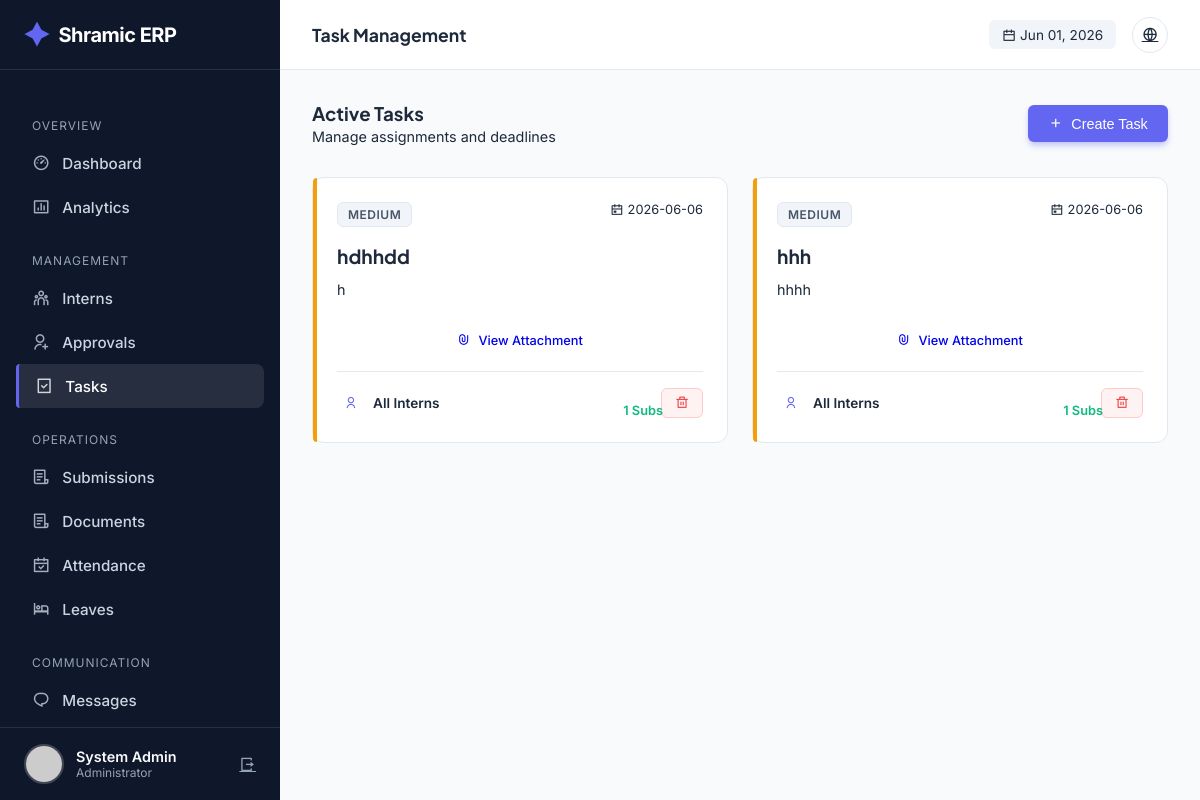
The app's page /admin/tasks (signed in) with its own data.
### tables this page shows
CREATE TABLE users (
            id INTEGER PRIMARY KEY AUTOINCREMENT,
            intern_id TEXT UNIQUE,
            usn TEXT UNIQUE NOT NULL,
            full_name TEXT NOT NULL,
            phone TEXT NOT NULL,
            email TEXT UNIQUE NOT NULL,
            password_hash TEXT NOT NULL,
            role TEXT NOT NULL,
            photo_url TEXT,
            status TEXT DEFAULT 'PENDING',
            is_admin BOOLEAN DEFAULT 0,
            department TEXT,
            join_date DATE,
            emergency_contact TEXT,
            address TEXT,
            last_login TIMESTAMP,
            login_count INTEGER DEFAULT 0,
            created_at TIMESTAMP DEFAULT CURRENT_TIMESTAMP,
            updated_at TIMESTAMP DEFAULT CURRENT_TIMESTAMP
        );

CREATE TABLE tasks (
            id INTEGER PRIMARY KEY AUTOINCREMENT,
            title TEXT NOT NULL,
            description TEXT,
            file_url TEXT,
            assigned_to TEXT,
            assigned_by INTEGER,
            deadline DATE,
            priority TEXT DEFAULT 'MEDIUM',
            status TEXT DEFAULT 'ACTIVE',
            category TEXT,
            estimated_hours REAL,
            completion_percentage INTEGER DEFAULT 0,
            created_at TIMESTAMP DEFAULT CURRENT_TIMESTAMP,
            updated_at TIMESTAMP DEFAULT CURRENT_TIMESTAMP,
            FOREIGN KEY (assigned_by) REFERENCES users(id)
        );

### app.py (the view, shortened to what this page needs)
@app.route('/admin/tasks', methods=['GET', 'POST'])
@login_required
@admin_required
def admin_tasks():
    conn = get_db_connection()
    cur = conn.cursor()
    cur.execute("""
        SELECT t.*, u.full_name as created_by_name,
               (SELECT COUNT(*) FROM submissions WHERE task_id = t.id) as submission_count
        FROM tasks t
        JOIN users u ON t.assigned_by = u.id
        ORDER BY t.created_at DESC
    """)
    tasks = cur.fetchall()
    cur.execute("SELECT intern_id, full_name FROM users WHERE is_admin = 0 AND status = 'APPROVED'")
    interns = cur.fetchall()
    cur.execute("SELECT DISTINCT role FROM users WHERE is_admin = 0")
    roles = [r['role'] for r in cur.fetchall()]
    conn.close()
    return render_template('admin/tasks.html', tasks=tasks, interns=interns, roles=roles, today=date.today().isoformat())

### templates/admin/tasks.html (shortened to what this page needs)
{% extends "admin/base.html" %} {% block page_title %}Task Management{% endblock
%} {% block content %}
<div
  style="
    display: flex;
    justify-content: space-between;
    align-items: center;
    margin-bottom: 2rem;
  "
>
  <div>
    <h3 style="margin-bottom: 0.2rem">Active Tasks</h3>
    <p style="color: var(--text-secondary); font-size: 0.9rem">
      Manage assignments and deadlines
    </p>
  </div>
  <button onclick="toggleModal(true)" class="btn btn-primary">
    <i class="ri-add-line"></i> Create Task
  </button>
</div>
<div class="task-grid">
  {% for task in tasks %}
  <div class="task-card">
    <div
      class="priority-strip p-{{ 'high' if task.priority in ['HIGH', 'URGENT'] else 'medium' if task.priority == 'MEDIUM' else 'low' }}"
    ></div>
    <div
      style="
        display: flex;
        justify-content: space-between;
        align-items: start;
        margin-bottom: 1rem;
      "
    >
      <span
        class="task-badge {% if task.priority == 'URGENT' %}badge-urgent{% else %}badge-normal{% endif %}"
      >
        {{ task.priority }}
      </span>
      {% if task.deadline %}
      <span
        style="
          font-size: 0.8rem;
          color: var(--text-secondary);
          display: flex;
          align-items: center;
          gap: 4px;
        "
      >
        <i class="ri-calendar-event-line"></i> {{ task.deadline }}
      </span>
      {% endif %}
    </div>
    <h4 style="font-size: 1.2rem; margin-bottom: 0.5rem; line-height: 1.4">
      {{ task.title }}
    </h4>
    <p
      style="
        color: var(--text-secondary);
        font-size: 0.9rem;
        line-height: 1.6;
        margin-bottom: 1.5rem;
        flex: 1;
      "
    >
      {{ task.description or 'No description provided.' }}
    </p>
    {% if task.file_url %}
    <div style="margin-bottom: 1rem">
      <a
        href="{{ url_for('serve_file', filename='tasks/' + task.file_url) }}"
        target="_blank"
        class="btn btn-secondary"
        style="
          padding: 0.4rem 0.8rem;
          font-size: 0.8rem;
          width: 100%;
          justify-content: center;
        "
      >
        <i class="ri-attachment-line"></i> View Attachment
      </a>
    </div>
    {% endif %}
    <div
      style="
        border-top: 1px solid var(--border);
        padding-top: 1rem;
        margin-top: auto;
        display: flex;
        justify-content: space-between;
        align-items: center;
      "
    >
      <div style="display: flex; align-items: center; gap: 8px">
        <div
          style="
            width: 28px;
            height: 28px;
            background: var(--primary-light);
            color: var(--primary);
            border-radius: 50%;
            display: flex;
            align-items: center;
            justify-content: center;
            font-size: 0.8rem;
          "
        >
          <i class="ri-user-line"></i>
        </div>
        <span
          style="font-size: 0.85rem; font-weight: 600; color: var(--text-main)"
        >
          {{ "All Interns" if task.assigned_to == 'ALL' else task.assigned_to }}
        </span>
      </div>
      <form
        action="{{ url_for('delete_task', task_id=task.id) }}"
        method="POST"
        onsubmit="return confirm('Delete this task?');"
      >
        <button
          class="btn btn-danger"
          style="padding: 0.4rem 0.8rem; font-size: 0.85rem"
        >
          <i class="ri-delete-bin-line"></i>
        </button>
      </form>
    </div>
    {% if task.submission_count > 0 %}
    <div
      style="
        position: absolute;
        bottom: 1.5rem;
        right: 4rem;
        font-size: 0.8rem;
        color: var(--success);
        font-weight: 600;
      "
    >
      {{ task.submission_count }} Subs
    </div>
    {% endif %}
  </div>
  {% endfor %}
</div>
{% endblock %}

### templates/admin/base.html (shortened to what this page needs)
<!doctype html>
<html lang="en">
  <head>
    <link
      href="https://cdn.jsdelivr.net/npm/remixicon@4.1.0/fonts/remixicon.css"
      rel="stylesheet"
    />
  </head>
  <body>
    <aside class="sidebar" id="sidebar">
      <a href="/" class="brand">
        <i class="ri-shining-2-fill"></i> Shramic ERP
      </a>
      <ul class="nav-menu">
        <li class="nav-label">Overview</li>
        <li>
          <a
            href="{{ url_for('admin_dashboard') }}"
            class="nav-link {% if request.endpoint == 'admin_dashboard' %}active{% endif %}"
            ><i class="ri-dashboard-3-line"></i> Dashboard</a
          >
        </li>
        <li>
          <a
            href="{{ url_for('admin_analytics') }}"
            class="nav-link {% if request.endpoint == 'admin_analytics' %}active{% endif %}"
            ><i class="ri-bar-chart-box-line"></i> Analytics</a
          >
        </li>
        <li class="nav-label">Management</li>
        <li>
          <a
            href="{{ url_for('admin_interns') }}"
            class="nav-link {% if request.endpoint == 'admin_interns' %}active{% endif %}"
            ><i class="ri-team-line"></i> Interns</a
          >
        </li>
        <li>
          <a
            href="{{ url_for('admin_approvals') }}"
            class="nav-link {% if request.endpoint == 'admin_approvals' %}active{% endif %}"
            ><i class="ri-user-add-line"></i> Approvals</a
          >
        </li>
        <li>
          <a
            href="{{ url_for('admin_tasks') }}"
            class="nav-link {% if request.endpoint == 'admin_tasks' %}active{% endif %}"
            ><i class="ri-task-line"></i> Tasks</a
          >
        </li>
        <li class="nav-label">Operations</li>
        <li>
          <a
            href="{{ url_for('admin_submissions') }}"
            class="nav-link {% if request.endpoint == 'admin_submissions' %}active{% endif %}"
            ><i class="ri-file-list-3-line"></i> Submissions</a
          >
        </li>
        <li>
  <a
    href="{{ url_for('admin_documents') }}"
    class="nav-link {% if request.endpoint == 'admin_documents' %}active{% endif %}"
  >
    <i class="ri-file-list-3-line"></i> Documents
  </a>
</li>
        <li>
          <a
            href="{{ url_for('admin_attendance') }}"
            class="nav-link {% if request.endpoint == 'admin_attendance' %}active{% endif %}"
            ><i class="ri-calendar-check-line"></i> Attendance</a
          >
        </li>
        <li>
          <a
            href="{{ url_for('admin_leaves') }}"
            class="nav-link {% if request.endpoint == 'admin_leaves' %}active{% endif %}"
            ><i class="ri-hotel-bed-line"></i> Leaves</a
          >
        </li>
        <li class="nav-label">Communication</li>
        <li>
          <a
            href="{{ url_for('admin_messages') }}"
            class="nav-link {% if request.endpoint == 'admin_messages' %}active{% endif %}"
            ><i class="ri-chat-1-line"></i> Messages</a
          >
        </li>
        <li>
          <a
            href="{{ url_for('admin_announcements') }}"
            class="nav-link {% if request.endpoint == 'admin_announcements' %}active{% endif %}"
            > Announcements</a
          >
        </li>
      </ul>
      <div class="user-profile">
        <img
          src="{{ url_for('static', filename='uploads/profiles/' + current_user.photo_url) if current_user.photo_url else 'https://ui-avatars.com/api/?name=Admin&background=random' }}"
          class="user-avatar"
          alt="Admin"
        />
        <div style="flex: 1; overflow: hidden">
          <div
            style="
              font-weight: 600;
              font-size: 0.9rem;
              white-space: nowrap;
              text-overflow: ellipsis;
            "
          >
            {{ current_user.full_name }}
          </div>
          <div style="font-size: 0.75rem; color: var(--text-light)">
            Administrator
          </div>
        </div>
        <a
          href="{{ url_for('logout') }}"
          title="Logout"
          style="color: var(--text-light)"
          ><i class="ri-logout-box-r-line"></i
        ></a>
      </div>
    </aside>
    <div class="main-wrapper">
      <header class="top-header">
        <div style="display: flex; align-items: center; gap: 1rem">
          <h2 class="page-title">
            {% block page_title %}Dashboard{% endblock %}
          </h2>
        </div>
        <div class="header-actions">
          <div
            style="
              font-size: 0.85rem;
              color: var(--text-secondary);
              background: #f1f5f9;
              padding: 0.4rem 0.8rem;
              border-radius: 6px;
            "
          >
            <i class="ri-calendar-line"></i> {{ now.strftime('%b %d, %Y') }}
          </div>
          <a href="{{ url_for('index') }}" class="btn-icon" title="View Site"
            ><i class="ri-global-line"></i
          ></a>
        </div>
      </header>
      <div class="content">
         {% block content %}{% endblock %}
      </div>
    </div>
  </body>
</html>

### records on screen
users: full_name "System Admin"
tasks: priority "MEDIUM", deadline "2026-06-06", title "hdhhdd", description "h", assigned_to "All Interns", submission_count "1"
tasks: priority "MEDIUM", deadline "2026-06-06", title "hhh", description "hhhh", assigned_to "All Interns", submission_count "1"

### other values on screen
{{ now.strftime('%b %d, %Y') }} "Jun 01, 2026"
